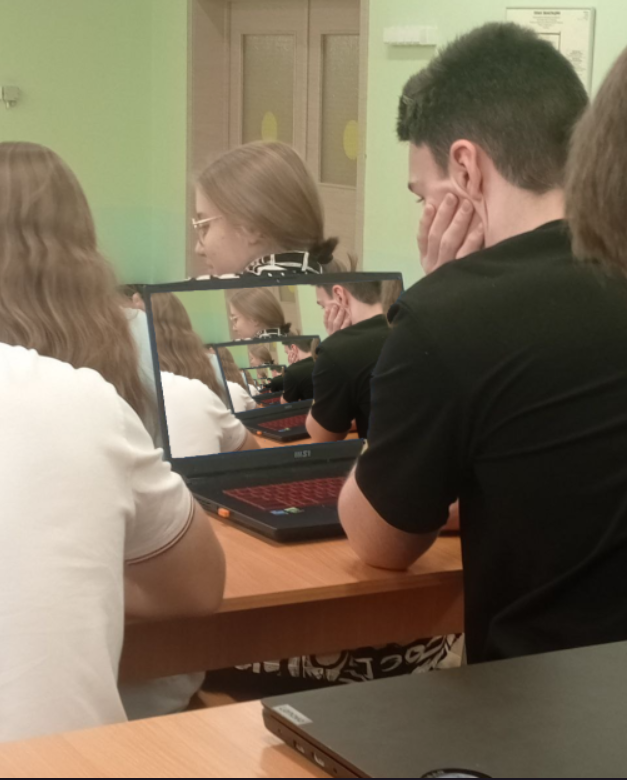
#> input picture Снимок экрана 2025-11-06 134940.png, 627 x 780 px
$ python functions.py
#> lines starting #> are read from the running program, lines starting #| are printed output that depends on the picture
from PIL import Image
import numpy as np


def prod_non_zero_diag(x: list):
    n, m = len(x), len(x[0])
    ans = 1
    for i in range(min(n, m)):
        if x[i][i]:
            ans *= x[i][i]
            f = True
    return ans

def are_multisets_equal(x, y):
    return sorted(x) == sorted(y)


def max_after_zero(x):
    ans = min(x)
    for i in range(len(x) - 1):
        if x[i] == 0:
            ans = max(ans, x[i + 1])
    return ans


def convert_image(img, coefs):
    h, w, c = len(img), len(img[0]), len(coefs)
    ans = [[0] * w for _ in range(h)]

    for i in range(h):
        for j in range(w):
            for k in range(c):
                ans[i][j] += img[i][j][k] * coefs[k]
    return ans

def run_length_encoding(x):
    a, b = [x[0]], [1]
    for i in range(1, len(x)):
        if x[i] != a[-1]:
            a.append(x[i])
            b.append(0)
        b[-1] += 1
    return a, b


def pairwise_distance(x, y):
    n, m = len(x), len(y)
    ans = [[0] * m for _ in range(n)]

    for i in range(n):
        for j in range(m):
            for a, b in zip(x[i], y[j]):
                ans[i][j] += (a - b) ** 2
            ans[i][j] **= 0.5

    return ans


img = Image.open('Снимок экрана 2025-11-06 134940.png').convert("RGB")

arr = np.array(
    convert_image(np.array(img).tolist(), [0.299, 0.587, 0.114]),
    dtype=np.uint8
)
#> in convert_image, `h, w, c = len(img), len(img[0]), len(coefs)`: h = 780; w = 627; c = 3
#> in convert_image, `ans = [[0] * w for _ in range(h)]`: ans = 780 items
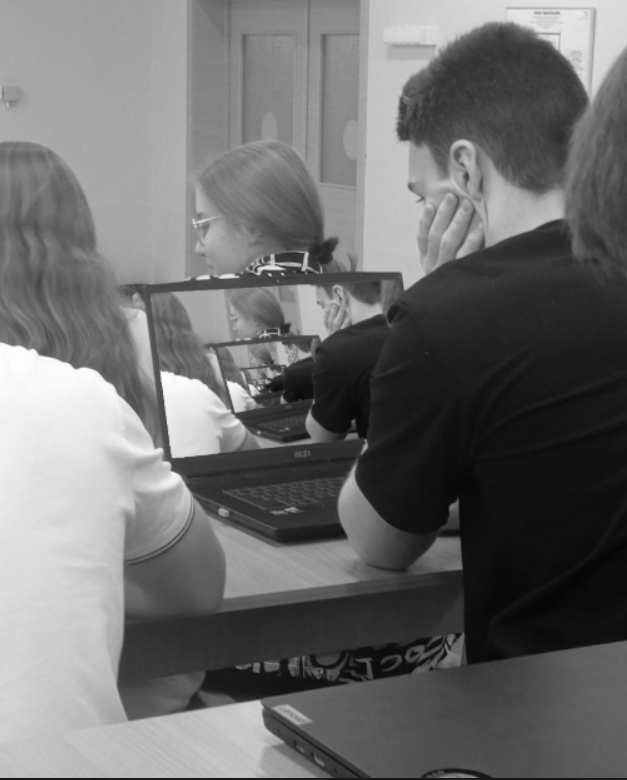
#> arr: shape (780, 627); min 5, max 254, mean 110.1
res = Image.fromarray(arr, mode="L")
res.save('a.jpg')
